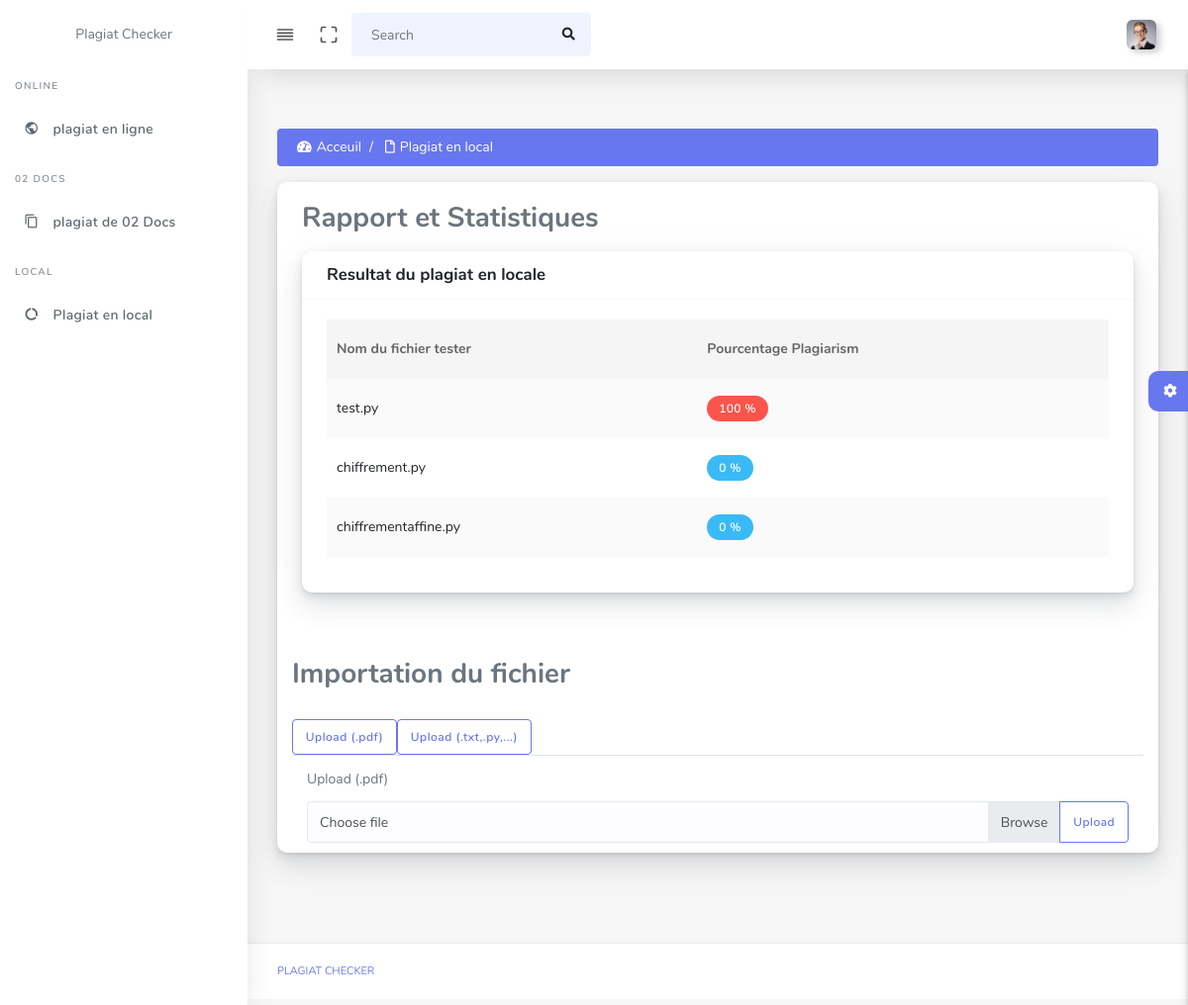
Before: /plagiatLocals/ with the older database file.
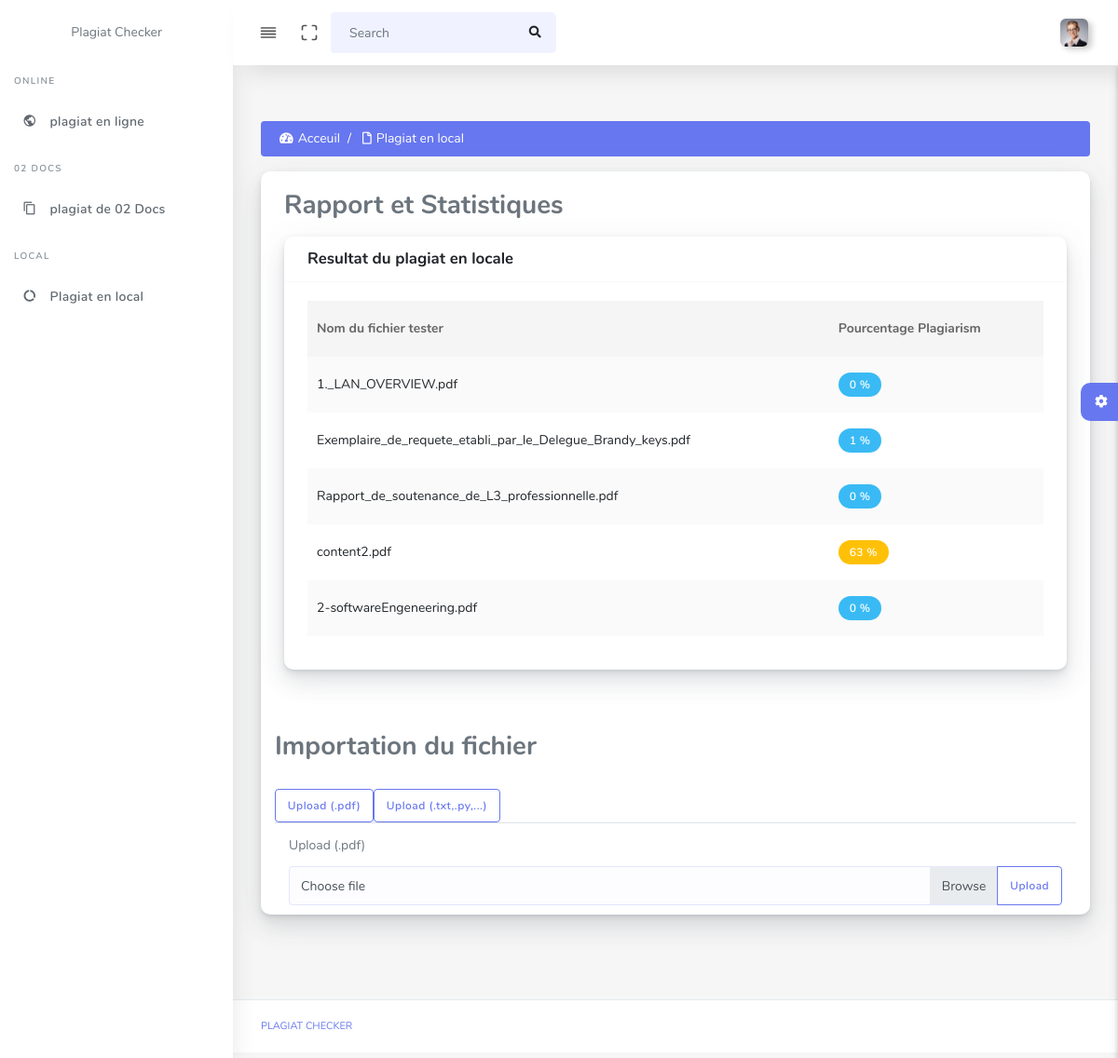
After: the same page with the newer database file.
### plagiatLocal/models.py (models this page shows)
class Rapport(models.Model):
    nomdoc = models.CharField(max_length=200)
    nomtest = models.CharField(max_length=200)
    color = models.CharField(max_length=200)
    ratio = models.IntegerField()
    idtest = models.IntegerField()
    class Meta:
        db_table = "rapport"

### plagiatLocal/views.py (the view)
# urls.py: path("plagiatLocals/", plagiatLocalResponse ,name="resultat"),
def plagiatLocalResponse(request):
    rapport_list = Rapport.objects.all()
    n='0'
    context = {
                'resultats': rapport_list
            }
    return render(request, "locale/results.html",context)

### plagiatLocal/templates/locale/results.html (shortened to what this page needs)
{% extends 'main-layout.html' %}
    {% load static %}
{% block content %}
    <div class="row">
        <div class="col-12">
            <nav aria-label="breadcrumb">
                <ol class="breadcrumb bg-primary text-white-all">
                <li class="breadcrumb-item"><a href="{% url 'index' %}"><i class="fas fa-tachometer-alt"></i>Acceuil</a></li>
                <li class="breadcrumb-item active" aria-current="page"><a href="#"><i class="far fa-file"></i>Plagiat en local</a></li>
                </ol>
            </nav>
        </div>
    </div>
    <div class="row clearfix">
        <div class="col-lg-12 col-md-12 col-sm-12 col-xs-12">
            <div class="card">
            <div class="card-body">
                {% if resultats %}
                <h3>Rapport et Statistiques</h3>
                <section>
                    <p>
                       <div class="row">
                        <div class="col-12">
                          <div class="card">
                            <div class="card-header">
                              <h4>Resultat du plagiat en locale</h4>
                            </div>
                            <div class="card-body">
                              <div class="table-responsive">
                                <table class="table table-striped table-hover" id="tableExport_prof" style="width:100%;">
                                  <thead>
                                    <tr>
                                      <th>Nom du fichier tester</th>
                                      <th>Pourcentage Plagiarism</th>
                                    </tr>
                                  </thead>
                                  <tbody>
                                    {% for resultat in resultats %}
                                      <tr>
                                        <td>{{ resultat.nomtest }}</td>
                                        <td><div class="{{ resultat.color }}">{{ resultat.ratio }} %</div></td>
                                      </tr>
                                      {% endfor %}
                                  </tbody>
                                </table>
                              </div>
                            </div>
                          </div>
                        </div>
                      </div>
                     </div>
                {% endif %}
                <div class="tab-content col-md-12">
                    <h3> Importation du fichier</h3>
                    <nav>
                        <div class="nav nav-tabs " id="nav-tab" role="tablist">
                          <button class="btn btn-outline-primary"  id="nav-home-tab" data-toggle="tab" data-target="#nav-home" type="button" role="tab" aria-controls="nav-home" aria-selected="true">Upload (.pdf)</button>
                          <button class="btn btn-outline-primary" id="nav-profile-tab" data-toggle="tab" data-target="#nav-profile" type="button" role="tab" aria-controls="nav-profile" aria-selected="false">Upload (.txt,.py,...)</button>
                        </div>
                      </nav>
                      <div class="tab-content col-md-12" id="nav-tabContent">
                        <div class="tab-pane fade show active" id="nav-home" role="tabpanel" aria-labelledby="nav-home-tab">
                            <form method = "POST" class="post-form" action = "{% url 'envoifichier' %}" enctype="multipart/form-data">
                                <label class="form-label" for="customFile"> Upload (.pdf)</label>
                                <div class="input-group">
                                  <div class="custom-file">
                                    <label class="custom-file-label" for="inputGroupFile04">Choose file</label>
                                  </div>
                                    <div class="input-group-append">
                                      <button type="submit" class="btn btn-outline-primary" type="button" id="inputGroupFileAddon04">Upload</button>
                                    </div>
                                </div>
                            </form>
                        </div>
                      </div>
                </div>
            </div>
      </div>
      </div>
        </div>
    </div>
{% endblock %}

### PlagiatChecker/templates/main-layout.html (shortened to what this page needs)
{% load static %}
<!DOCTYPE html>
<html lang="fr">
<head>
  <link rel="stylesheet" href="{% static 'assets/css/app.min.css' %}">
  <link rel="stylesheet" href="{% static 'assets/css/style.css' %}">
  <link rel="stylesheet" href="{% static 'assets/css/components.css' %}">
  <link rel="stylesheet" href="{% static 'assets/css/custom.css' %}">
</head>
<body>
  <div id="app">
    <div class="main-wrapper main-wrapper-1">
      <div class="navbar-bg"></div>
      <nav class="navbar navbar-expand-lg main-navbar sticky">
        <div class="form-inline mr-auto">
          <ul class="navbar-nav mr-3">
            <li><a href="#" data-toggle="sidebar" class="nav-link nav-link-lg
									collapse-btn"> <i data-feather="align-justify"></i></a></li>
            <li><a href="#" class="nav-link nav-link-lg fullscreen-btn">
                <i data-feather="maximize"></i>
              </a></li>
            <li>
              <form class="form-inline mr-auto">
                <div class="search-element">
                  <input class="form-control" type="search" placeholder="Search" aria-label="Search" data-width="200">
                  <button class="btn" type="submit">
                    <i class="fas fa-search"></i>
                  </button>
                </div>
              </form>
            </li>
          </ul>
        </div>
        <ul class="navbar-nav navbar-right">
          <li class="dropdown"><a href="#" data-toggle="dropdown"
              class="nav-link dropdown-toggle nav-link-lg nav-link-user"> <img alt="image" src="{% static 'assets/img/user.png' %}"
                class="user-img-radious-style"> </a>
          </li>
        </ul>
      </nav>
      <div class="main-sidebar sidebar-style-2">
        <aside id="sidebar-wrapper">
          <div class="sidebar-brand">
                 <span class="logo-name">Plagiat Checker</span>
          </div>
          <ul class="sidebar-menu">
            <li class="menu-header">Online</li>
            <li><a class="nav-link" href="{% url 'plagiatOnline' %}"><i class="material-icons">public</i><span>plagiat en ligne</span></a></li>
            <li class="menu-header">02 Docs</li>
            <li><a class="nav-link" href="{% url 'plagiatDocument' %}"><i class="material-icons">content_copy</i><span>plagiat de 02 Docs</span></a></li>
            <li class="menu-header">Local</li>
            <li><a class="nav-link" href="{% url 'plagiatLocal' %}"><i class="material-icons">data_usage</i><span>Plagiat en local</span></a></li>
          </ul>
        </aside>
      </div>
      <div class="main-content">
            {% block content %}
            {% endblock %}
      </div>
        <div class="settingSidebar">
          <a href="javascript:void(0)" class="settingPanelToggle"> <i class="fa fa-spin fa-cog"></i>
          </a>
        </div>
      <footer class="main-footer">
        <div class="footer-left">
          <a href="#">Plagiat Checker</a></a>
        </div>
      </footer>
</body>
</html>

Changed rows visible on the page:
changed Rapport: nomtest "test.py" → "1._LAN_OVERVIEW.pdf"; color "badge badge-danger" → "badge badge-info" (drawn); ratio "100" → "0"
changed Rapport: nomtest "chiffrement.py" → "Exemplaire_de_requete_etabli_par_le_Delegue_Brandy_keys.pdf"; ratio "0" → "1"
changed Rapport: nomtest "chiffrementaffine.py" → "Rapport_de_soutenance_de_L3_professionnelle.pdf"
added Rapport: nomtest "content2.pdf", ratio "63"
added Rapport: nomtest "2-softwareEngeneering.pdf", ratio "0"
